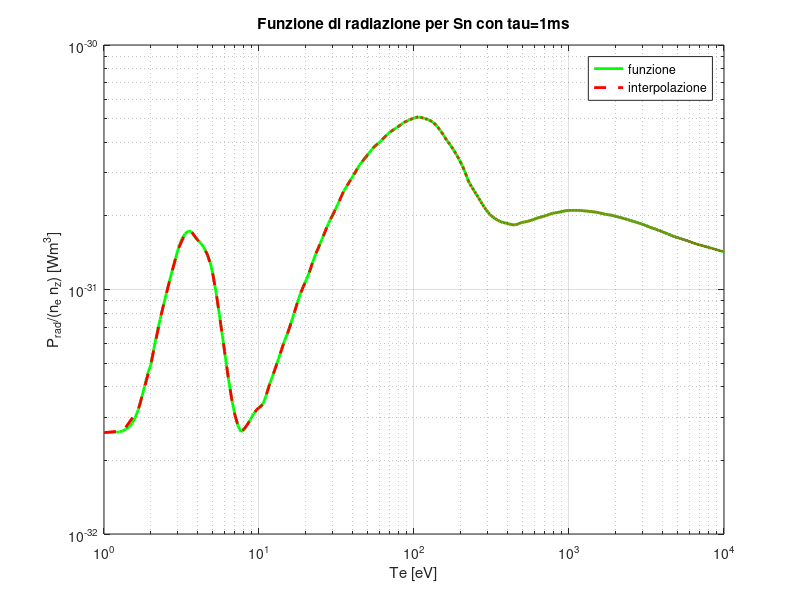

Recreate this plot in MATLAB. (Note: this script raises an error after producing the figure.)
%Modello plasma di Lengyel con il metodo di Newton 

clear all
close all
clc

set(0,'DefaultAxesLineWidth',0.7)
set(0,'defaultlinelinewidth',2)
set(0,'DefaultAxesFontSize',10)

%ipotesi:
%1) n_e_t calcolata a partire da n_e_u, Tet, Teu ipotizzando la conservazione della pressione
%2) peso atomico della miscela calcolato come media del peso atomico di
%deuterio e trizio
%3) la funzione di radiazione è considerata indipendente da tau. I dati sono stati presi
%per tau=1ms

%% dati
gamma=7;  %da Stangeby, The Plasma Boundary of Magnetic Fusion Devices
kke_par0=2390; %[W/m/eV^7/2]  %da Stangeby, The Plasma Boundary of Magnetic Fusion Devices
q_par_u=1.6e9; %[W/m^2]  %da design DTT
nn_e_u=1.3e20; %[1/m^3]  %da design DTT
LL_par=18; %[m]  %da design DTT

nz=1e20;  %ipotesi (nel codice finale questo termine viene dal modello del vapore) [m^-3]

mm=(3.01605+2.01309)*1.66054*1e-27/2;   %peso atomico (media D e T) [kg]

%% interpolazione funzione radiazione
matrice_dati=load('Sn_dati.dat');  %lettura dati della funzione di radiazione per Sn
vector=reshape(matrice_dati',[],1); %sistemo in un vettore
temp=vector(1:200);  %temperature
lz_fun=vector(201:end); %valore funzione di radiazione

zz=linspace(temp(1),temp(end),30000);
ss=spline(temp,lz_fun,zz);

figure(1)
loglog(temp,lz_fun,'g',zz,ss,'r--')
grid on
xlabel("Te [eV]")
ylabel("P_{rad}/(n_e n_z) [Wm^3]")
title('Funzione di radiazione per Sn con tau=1ms')
legend('funzione','interpolazione','location','best')

%% soluzione-metodo di Newton (sistema nonlineare con 3 equazioni in 3 incognite)
nn_e_t=@(Tet,Teu) nn_e_u*Teu/Tet;  %conservazione pressione
intervallo=@(xx,yy) (linspace(xx,yy,30000))';  %definisco una funzione che genera un intervallo dati gli estremi dell'intervallo in input
rad_fun=@(xx,yy) spline(temp,lz_fun,intervallo(xx,yy)).*(intervallo(xx,yy)>=1); %interpolo i dati in base all'intervallo che viene generato. Per valori di Te<1eV la funzione viene posta a 0

qq_par=@(qq,Tet,Teu,TT) (abs(qq^2+2*kke_par0*nz/(nn_e_t(Tet,Teu))*nn_e_u^2*Teu^2*trapz(TT,sqrt(TT).*spline(temp,lz_fun,TT).*(TT>=1))))^(1/2);  %funzione ausiliaria

%definizione funzione

funx1=@(qq,Tet,Teu) qq-(abs(q_par_u^2-2*kke_par0*nz/(nn_e_t(Tet,Teu))*nn_e_u^2*Teu^2*trapz(intervallo(Tet,Teu),sqrt(intervallo(Tet,Teu)).*rad_fun(Tet,Teu))))^(1/2);
funx2=@(qq,Tet,Teu) qq-gamma*nn_e_u*Teu*(1.602e-19)/2*sqrt(2*Tet*(1.602e-19)/mm);
funx3=@(qq,Tet,Teu) LL_par-kke_par0*trapz(intervallo(Tet,Teu),intervallo(Tet,Teu).^(5/2)./qq_par(qq,Tet,Teu,intervallo(Tet,Teu)));

fun2a=@(x) [funx1(x(1),x(2),x(3));funx2(x(1),x(2),x(3));funx3(x(1),x(2),x(3))];  %vettore avente per righe le equazioni del sistema nonlineare da risolvere

%calcolo jacobiana numerica

jfun2a=@(x) numerical_jacobian(fun2a,x,1e-5);

%iterazioni
guess=[1e9;1;1000];  %guess iniziale
toll=1e-5;
max_iter=500;

[yy,err,residual,niter]=myNewton_Jac(fun2a,jfun2a,guess,toll,max_iter);

fprintf('q//,t=%.2f MW/m^2\n',yy(1)*1e-6)
fprintf('Te,t=%.2f eV\n',yy(2))
fprintf('Te,u=%.2f eV\n',yy(3))

